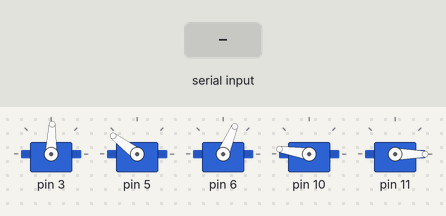
The sketch below on a simulated Arduino Uno, built with avr-gcc and run on an emulated ATmega328P. Shown: 5 × servo. The inputs (shaded band) are chosen by the test bench.

Above: at 1.2 s.
1.3 s: "a,45\n" received over Serial
At 2.4 s:
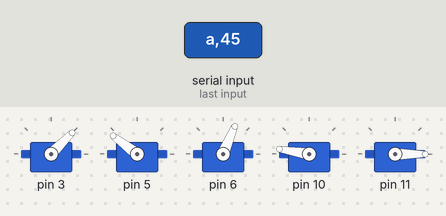
Timing chart, 0 to 4.3 s (numbered marks = the images above; inputs shaded):
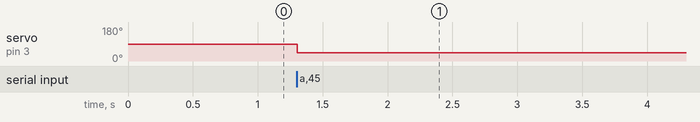

The sketch:

robokol.ino
```cpp
#include <Servo.h>
Servo ser[5];
void setup() {
  // put your setup code here, to run once:
  ser[0].attach(3);
  ser[1].attach(5);
  ser[2].attach(6);
  ser[3].attach(10);
  ser[4].attach(11);
  Serial.begin(9600);
  ser[0].write(88);
  ser[1].write(143);
  ser[2].write(67);
  ser[3].write(171);
  ser[4].write(0);
}

void loop() {
  // put your main code here, to run repeatedly:
  if (Serial.available() > 1) {
    char c = Serial.read();
    int val = Serial.parseInt();
    if (c == 'a')ser[0].write(val);
    else if (c == 'b')ser[1].write(val);
    else if (c == 'c')ser[2].write(val);
    else if (c == 'd')ser[3].write(val);
    else if (c == 'e')ser[4].write(val);
  }
}
```

Measured:
- after the input at 1.3 s, servo on pin 3: 88° → 45° at once
